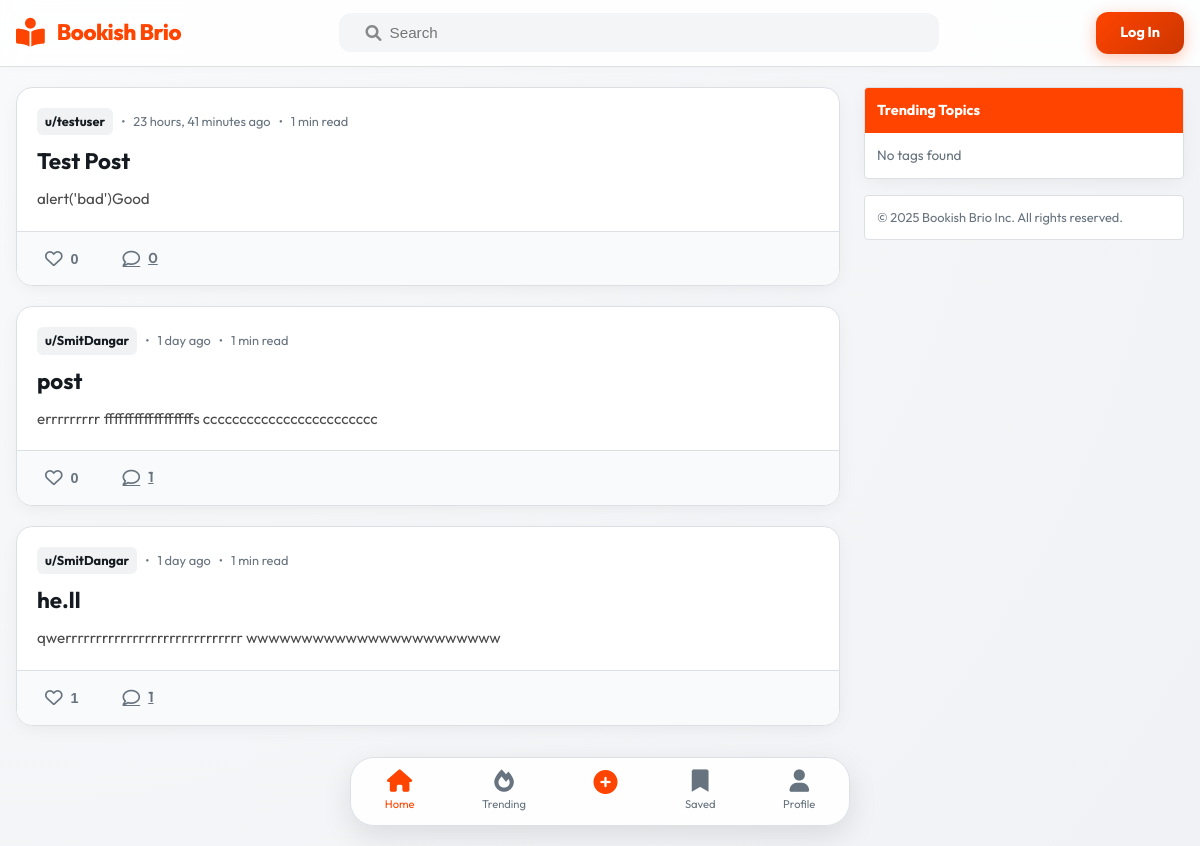
The page / on the database its author committed.
### home/models.py (models this page shows, shortened)
class Post(models.Model):
    title = models.CharField(max_length=200)
    content = models.TextField()
    image = models.ImageField(
        upload_to='posts/',
        blank=True,
        null=True,
        help_text="Optional cover image for the post"
    )
    author = models.ForeignKey(
        User,
        on_delete=models.CASCADE,
        related_name='posts'
    )
    likes = models.ManyToManyField(
        User,
        related_name='liked_posts',
        blank=True,
        help_text="Users who liked this post"
    )
    tags = models.ManyToManyField('Tag', blank=True, related_name='posts', help_text="Tags for this post")
    created_at = models.DateTimeField(auto_now_add=True)
    def total_likes(self):
        return self.likes.count()
    @property
    def preview_content(self):
        return strip_tags(self.content)
    def reading_time(self):
        import math
        words = len(strip_tags(self.content).split())
        minutes = math.ceil(words / 200)
        return f"{minutes} min read"

### home/views.py (the view)
# urls.py: path('', views.index, name='index'),
def index(request):
    query = request.GET.get('q')
    if query:
        post_list = Post.objects.filter(
            Q(title__icontains=query) |
            Q(content__icontains=query)
        ).annotate(comment_count=Count('comments')).order_by('-created_at')
    else:
        post_list = Post.objects.annotate(comment_count=Count('comments')).order_by('-created_at')
    if request.user.is_authenticated:
        user_bookmarks = set(Bookmark.objects.filter(user=request.user).values_list('post_id', flat=True))
        for post in post_list:
            post.is_bookmarked = post.id in user_bookmarks
    paginator = Paginator(post_list, 20)
    page_number = request.GET.get("page")
    page_obj = paginator.get_page(page_number)
    from .models import Tag
    trending_tags = Tag.objects.annotate(post_count=Count('posts')).order_by('-post_count')[:10]
    return render(request, "home/index.html", {
        "page_obj": page_obj,
        "trending_tags": trending_tags
    })

### home/templates/home/index.html (shortened to what this page needs)
{% extends "home/base.html" %}
{% block content %}
<section class="posts-feed">
    {% if page_obj %}
    {% for post in page_obj %}
    <article class="post-card" onclick="window.location.href='{% url 'post_detail' post.pk %}'">
        <div class="post-main">
            <div class="post-meta">
                <a href="{% url 'public_profile' post.author.username %}" class="post-author"
                    onclick="event.stopPropagation();">
                    u/{{ post.author.username }}
                </a>
                <span>•</span>
                <span>{{ post.created_at|timesince }} ago</span>
                {% if post.reading_time %}
                <span>•</span>
                <span>{{ post.reading_time }}</span>
                {% endif %}
            </div>
            <h2 class="post-title">{{ post.title }}</h2>
            <div class="post-content-preview"
                style="font-size: 0.95rem; color: #4a4a4a; display: -webkit-box; -webkit-line-clamp: 3; -webkit-box-orient: vertical; overflow: hidden;">
                {{ post.preview_content }}
            </div>
        </div>
        <div class="post-actions">
            <div class="engagement-item" style="display: flex; align-items: center; gap: 4px;">
                <form action="{% url 'like_post' post.pk %}" method="POST" class="like-form"
                    onclick="event.stopPropagation();">
                    <button type="submit" class="action-btn {% if user in post.likes.all %}active{% endif %}"
                        title="Like">
                        <i class="{% if user in post.likes.all %}fas{% else %}far{% endif %} fa-heart"></i>
                        <span class="count">{{ post.total_likes }}</span>
                    </button>
                </form>
            </div>
            <div class="engagement-item">
                <a href="{% url 'post_detail' post.pk %}" class="action-btn" onclick="event.stopPropagation();">
                    <i class="far fa-comment"></i>
                    <span>{{ post.comment_count }}</span>
                </a>
            </div>
        </div>
    </article>
    {% endfor %}
    {% endif %}
</section>
{% endblock %}
{% block sidebar %}
<div class="sidebar-widget"
    style="background: white; border: 1px solid var(--border); border-radius: 4px; margin-bottom: 16px; overflow: hidden;">
    <div style="background: var(--primary); color: white; padding: 12px; font-weight: 700; font-size: 0.9rem;">
        Trending Topics
    </div>
    <div style="padding: 12px;">
        {% if trending_tags %}
        <ul style="list-style: none;">
            {% for tag in trending_tags %}
            <li style="margin-bottom: 12px;">
                <a href="?q={{ tag.name }}"
                    style="text-decoration: none; color: var(--text-main); display: flex; justify-content: space-between; align-items: center; font-size: 0.85rem;">
                    <span><i class="fas fa-hashtag" style="color: var(--primary); margin-right: 6px;"></i>{{ tag.name
                        }}</span>
                    <span style="color: var(--text-meta);">{{ tag.post_count }}</span>
                </a>
            </li>
            {% endfor %}
        </ul>
        {% else %}
        <p style="font-size: 0.85rem; color: var(--text-meta);">No tags found</p>
        {% endif %}
    </div>
</div>
{{ block.super }}
{% endblock %}

### home/static/home/css/main.css (style rules this page uses)
:root { --primary: hsl(16, 100%, 50%); --primary-dark: hsl(16, 100%, 40%); --primary-light: hsl(16, 100%, 65%); --accent: hsl(210, 100%, 50%); --bg-body: hsl(215, 20%, 95%); --bg-card: hsl(0, 0%, 100%); --bg-glass: hsla(0, 0%, 100%, 0.85); --text-main: hsl(210, 20%, 10%); --text-meta: hsl(210, 10%, 45%); --border: hsl(210, 15%, 88%); --border-hover: hsl(210, 15%, 80%); --shadow-soft: 0 4px 20px -5px rgba(0, 0, 0, 0.08); --shadow-premium: 0 10px 30px -10px rgba(0, 0, 0, 0.12); --transition: all 0.3s cubic-bezier(0.4, 0, 0.2, 1); --container-max: 800px; }
* { margin: 0; padding: 0; box-sizing: border-box; -webkit-font-smoothing: antialiased; }
body { font-family: 'Outfit', 'Inter', -apple-system, sans-serif; background: radial-gradient(circle at top left, hsl(215, 30%, 98%), var(--bg-body)); color: var(--text-main); line-height: 1.5; padding-bottom: 80px; min-height: 100vh; }
.post-card { background: var(--bg-card); border: 1px solid var(--border); border-radius: 16px; overflow: hidden; margin-bottom: 20px; transition: var(--transition); position: relative; box-shadow: var(--shadow-soft); }
.post-main { padding: 20px; }
.post-meta { font-size: 0.8rem; color: var(--text-meta); margin-bottom: 12px; display: flex; align-items: center; gap: 8px; }
.post-author { color: var(--text-main); font-weight: 700; text-decoration: none; padding: 4px 8px; background: hsl(210, 15%, 95%); border-radius: 6px; transition: var(--transition); }
.post-title { font-size: 1.4rem; font-weight: 700; margin-bottom: 12px; line-height: 1.3; color: var(--text-main); text-decoration: none; display: block; }
.post-actions { display: flex; padding: 8px 12px; gap: 12px; background: hsl(210, 15%, 98%); border-top: 1px solid var(--border); }
.action-btn { background: transparent; border: none; padding: 8px 16px; border-radius: 8px; color: var(--text-meta); font-size: 0.9rem; font-weight: 600; display: flex; align-items: center; gap: 8px; cursor: pointer; transition: var(--transition); }
.action-btn i { font-size: 1.1rem; }
.post-card { animation: fadeIn 0.4s ease-out forwards; }
.sidebar-widget { background: var(--bg-card); border: 1px solid var(--border); border-radius: 16px; margin-bottom: 20px; overflow: hidden; box-shadow: var(--shadow-soft); }

### rows shown on the page
Post: author.username "testuser", created_at "23 hours, 41 minutes", reading_time "1 min read", title "Test Post", preview_content "alert('bad')Good", total_likes "0", comment_count "0"
Post: author.username "SmitDangar", created_at "1 day", reading_time "1 min read", title "post", preview_content "errrrrrrrr ffffffffffffffffffs cccccccccccccccccccccccc", total_likes "0", comment_count "1"
Post: author.username "SmitDangar", created_at "1 day", reading_time "1 min read", title "he.ll", preview_content "qwerrrrrrrrrrrrrrrrrrrrrrrrrrrrr wwwwwwwwwwwwwwwwwwwwwww", total_likes "1", comment_count "1"
